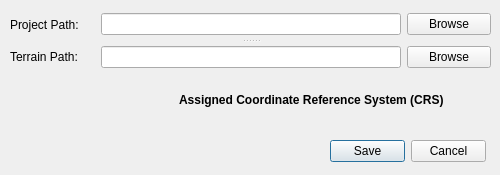
<?xml version="1.0" encoding="UTF-8"?>
<ui version="4.0">
 <class>Dialog</class>
 <widget class="QDialog" name="Dialog">
  <property name="geometry">
   <rect>
    <x>0</x>
    <y>0</y>
    <width>500</width>
    <height>175</height>
   </rect>
  </property>
  <property name="sizePolicy">
   <sizepolicy hsizetype="Preferred" vsizetype="Preferred">
    <horstretch>0</horstretch>
    <verstretch>0</verstretch>
   </sizepolicy>
  </property>
  <property name="minimumSize">
   <size>
    <width>500</width>
    <height>150</height>
   </size>
  </property>
  <property name="maximumSize">
   <size>
    <width>500</width>
    <height>200</height>
   </size>
  </property>
  <property name="windowTitle">
   <string>Create new project...</string>
  </property>
  <widget class="QDialogButtonBox" name="buttonBox">
   <property name="geometry">
    <rect>
     <x>330</x>
     <y>140</y>
     <width>156</width>
     <height>23</height>
    </rect>
   </property>
   <property name="orientation">
    <enum>Qt::Horizontal</enum>
   </property>
   <property name="standardButtons">
    <set>QDialogButtonBox::Cancel|QDialogButtonBox::Save</set>
   </property>
  </widget>
  <widget class="QWidget" name="">
   <property name="geometry">
    <rect>
     <x>179</x>
     <y>90</y>
     <width>311</width>
     <height>43</height>
    </rect>
   </property>
   <layout class="QVBoxLayout" name="verticalLayout">
    <item>
     <widget class="QLabel" name="label">
      <property name="font">
       <font>
        <weight>75</weight>
        <bold>true</bold>
       </font>
      </property>
      <property name="text">
       <string>Assigned Coordinate Reference System (CRS)</string>
      </property>
     </widget>
    </item>
    <item>
     <widget class="QgsProjectionSelectionWidget" name="sel_crs_widget"/>
    </item>
   </layout>
  </widget>
  <widget class="QSplitter" name="splitter">
   <property name="geometry">
    <rect>
     <x>10</x>
     <y>10</y>
     <width>481</width>
     <height>61</height>
    </rect>
   </property>
   <property name="orientation">
    <enum>Qt::Vertical</enum>
   </property>
   <widget class="QWidget" name="">
    <layout class="QHBoxLayout" name="horizontalLayout">
     <item>
      <widget class="QLabel" name="label_project">
       <property name="text">
        <string>Project Path:</string>
       </property>
      </widget>
     </item>
     <item>
      <widget class="QLineEdit" name="line_project_path">
       <property name="sizePolicy">
        <sizepolicy hsizetype="Expanding" vsizetype="Fixed">
         <horstretch>0</horstretch>
         <verstretch>0</verstretch>
        </sizepolicy>
       </property>
       <property name="maximumSize">
        <size>
         <width>300</width>
         <height>16777215</height>
        </size>
       </property>
      </widget>
     </item>
     <item>
      <widget class="QPushButton" name="btn_project_path">
       <property name="text">
        <string>Browse</string>
       </property>
      </widget>
     </item>
    </layout>
   </widget>
   <widget class="QWidget" name="">
    <layout class="QHBoxLayout" name="horizontalLayout_2">
     <item>
      <widget class="QLabel" name="label_terrain_path">
       <property name="sizePolicy">
        <sizepolicy hsizetype="Fixed" vsizetype="Preferred">
         <horstretch>0</horstretch>
         <verstretch>0</verstretch>
        </sizepolicy>
       </property>
       <property name="maximumSize">
        <size>
         <width>100</width>
         <height>16777215</height>
        </size>
       </property>
       <property name="text">
        <string>Terrain Path:</string>
       </property>
      </widget>
     </item>
     <item>
      <widget class="QLineEdit" name="line_terrain_path">
       <property name="sizePolicy">
        <sizepolicy hsizetype="Expanding" vsizetype="Fixed">
         <horstretch>0</horstretch>
         <verstretch>0</verstretch>
        </sizepolicy>
       </property>
       <property name="maximumSize">
        <size>
         <width>300</width>
         <height>16777215</height>
        </size>
       </property>
      </widget>
     </item>
     <item>
      <widget class="QPushButton" name="btn_terrain_path">
       <property name="text">
        <string>Browse</string>
       </property>
      </widget>
     </item>
    </layout>
   </widget>
  </widget>
 </widget>
 <customwidgets>
  <customwidget>
   <class>QgsProjectionSelectionWidget</class>
   <extends>QWidget</extends>
   <header>qgsprojectionselectionwidget.h</header>
  </customwidget>
 </customwidgets>
 <resources/>
 <connections>
  <connection>
   <sender>buttonBox</sender>
   <signal>accepted()</signal>
   <receiver>Dialog</receiver>
   <slot>accept()</slot>
   <hints>
    <hint type="sourcelabel">
     <x>248</x>
     <y>254</y>
    </hint>
    <hint type="destinationlabel">
     <x>157</x>
     <y>274</y>
    </hint>
   </hints>
  </connection>
  <connection>
   <sender>buttonBox</sender>
   <signal>rejected()</signal>
   <receiver>Dialog</receiver>
   <slot>reject()</slot>
   <hints>
    <hint type="sourcelabel">
     <x>316</x>
     <y>260</y>
    </hint>
    <hint type="destinationlabel">
     <x>286</x>
     <y>274</y>
    </hint>
   </hints>
  </connection>
 </connections>
</ui>
